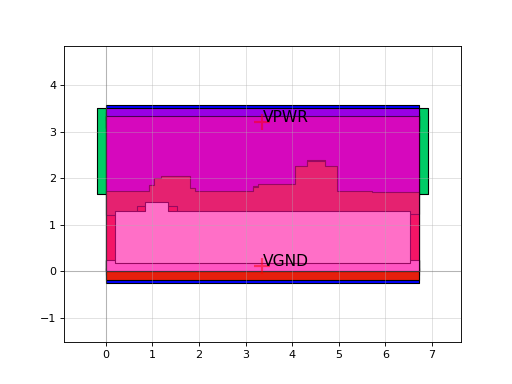

Here is the Python script that generated this plot:
import sky130

c = sky130.components.sky130_fd_sc_hs__dlxtn_1()
c.plot()
